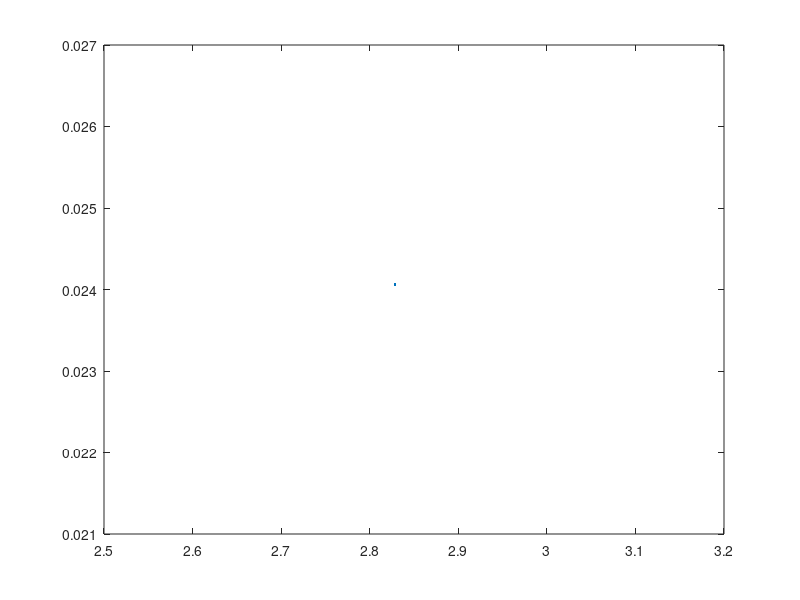

The MATLAB script that drew this image:
clear all; close all; clc;

% Conversion factors
bblDay2ccSec = 1.84;
ft2cm = 30.48;
psia2atm = 0.06805;

% Parameters
q = 1000*bblDay2ccSec; % cc/sec
mu = 0.96; % cP
k = 300.0e-3; % D
h = 100.0*ft2cm; % cm

factor = q*mu / (k*h);

%% Eclipse 10x10
p_10x10 = load('eclipse/10x10-pressure.dat')*psia2atm; % psia
p_0 = p_10x10(1,1); % Well-block pressure

p = (p_10x10-p_0)./factor;

x = [];
for i=1:10
  for j=1:10
    x(i,j) = sqrt(i^2+j^2);
    %p = [p (p_10x10(i,j)-p_0)/factor];
  end
end
    
%semilogx(x,p,'.')
plot(x(2,2), p(2,2),'.')
